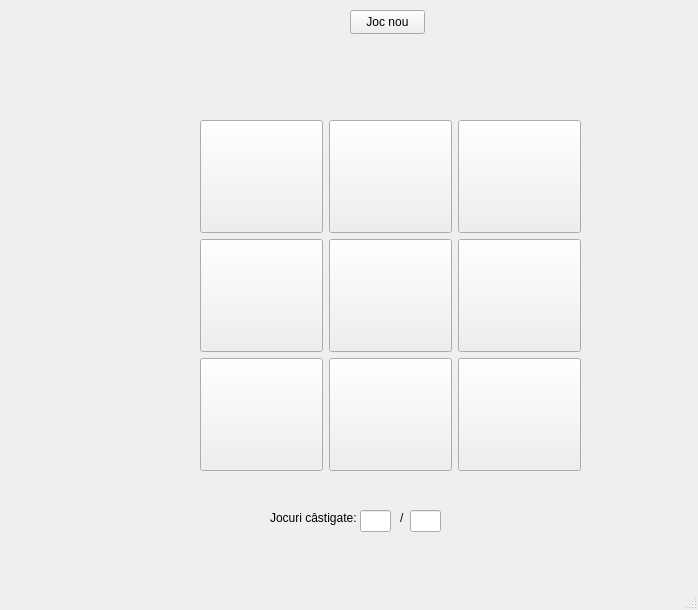
<?xml version="1.0" encoding="UTF-8"?>
<ui version="4.0">
 <class>MainWindow</class>
 <widget class="QMainWindow" name="MainWindow">
  <property name="geometry">
   <rect>
    <x>0</x>
    <y>0</y>
    <width>698</width>
    <height>610</height>
   </rect>
  </property>
  <property name="windowTitle">
   <string>MainWindow</string>
  </property>
  <widget class="QWidget" name="centralwidget">
   <widget class="QWidget" name="gridLayoutWidget">
    <property name="geometry">
     <rect>
      <x>200</x>
      <y>120</y>
      <width>381</width>
      <height>351</height>
     </rect>
    </property>
    <layout class="QGridLayout" name="gridLayout">
     <item row="0" column="1">
      <widget class="QPushButton" name="pushButton_2">
       <property name="sizePolicy">
        <sizepolicy hsizetype="Expanding" vsizetype="Expanding">
         <horstretch>0</horstretch>
         <verstretch>0</verstretch>
        </sizepolicy>
       </property>
       <property name="text">
        <string/>
       </property>
      </widget>
     </item>
     <item row="1" column="1">
      <widget class="QPushButton" name="pushButton_5">
       <property name="sizePolicy">
        <sizepolicy hsizetype="Expanding" vsizetype="Expanding">
         <horstretch>0</horstretch>
         <verstretch>0</verstretch>
        </sizepolicy>
       </property>
       <property name="text">
        <string/>
       </property>
      </widget>
     </item>
     <item row="1" column="0">
      <widget class="QPushButton" name="pushButton_4">
       <property name="sizePolicy">
        <sizepolicy hsizetype="Expanding" vsizetype="Expanding">
         <horstretch>0</horstretch>
         <verstretch>0</verstretch>
        </sizepolicy>
       </property>
       <property name="text">
        <string/>
       </property>
      </widget>
     </item>
     <item row="1" column="2">
      <widget class="QPushButton" name="pushButton_6">
       <property name="sizePolicy">
        <sizepolicy hsizetype="Expanding" vsizetype="Expanding">
         <horstretch>0</horstretch>
         <verstretch>0</verstretch>
        </sizepolicy>
       </property>
       <property name="text">
        <string/>
       </property>
      </widget>
     </item>
     <item row="0" column="0">
      <widget class="QPushButton" name="pushButton">
       <property name="sizePolicy">
        <sizepolicy hsizetype="Expanding" vsizetype="Expanding">
         <horstretch>0</horstretch>
         <verstretch>0</verstretch>
        </sizepolicy>
       </property>
       <property name="text">
        <string/>
       </property>
      </widget>
     </item>
     <item row="0" column="2">
      <widget class="QPushButton" name="pushButton_3">
       <property name="sizePolicy">
        <sizepolicy hsizetype="Expanding" vsizetype="Expanding">
         <horstretch>0</horstretch>
         <verstretch>0</verstretch>
        </sizepolicy>
       </property>
       <property name="text">
        <string/>
       </property>
      </widget>
     </item>
     <item row="2" column="0">
      <widget class="QPushButton" name="pushButton_7">
       <property name="sizePolicy">
        <sizepolicy hsizetype="Expanding" vsizetype="Expanding">
         <horstretch>0</horstretch>
         <verstretch>0</verstretch>
        </sizepolicy>
       </property>
       <property name="text">
        <string/>
       </property>
      </widget>
     </item>
     <item row="2" column="1">
      <widget class="QPushButton" name="pushButton_8">
       <property name="sizePolicy">
        <sizepolicy hsizetype="Expanding" vsizetype="Expanding">
         <horstretch>0</horstretch>
         <verstretch>0</verstretch>
        </sizepolicy>
       </property>
       <property name="text">
        <string/>
       </property>
      </widget>
     </item>
     <item row="2" column="2">
      <widget class="QPushButton" name="pushButton_9">
       <property name="sizePolicy">
        <sizepolicy hsizetype="Expanding" vsizetype="Expanding">
         <horstretch>0</horstretch>
         <verstretch>0</verstretch>
        </sizepolicy>
       </property>
       <property name="text">
        <string/>
       </property>
      </widget>
     </item>
    </layout>
   </widget>
   <widget class="QPushButton" name="newGameButton">
    <property name="geometry">
     <rect>
      <x>350</x>
      <y>10</y>
      <width>75</width>
      <height>24</height>
     </rect>
    </property>
    <property name="text">
     <string>Joc nou</string>
    </property>
   </widget>
   <widget class="QLabel" name="status">
    <property name="geometry">
     <rect>
      <x>330</x>
      <y>50</y>
      <width>111</width>
      <height>16</height>
     </rect>
    </property>
    <property name="text">
     <string/>
    </property>
   </widget>
   <widget class="QLabel" name="label_2">
    <property name="geometry">
     <rect>
      <x>270</x>
      <y>510</y>
      <width>91</width>
      <height>16</height>
     </rect>
    </property>
    <property name="text">
     <string>Jocuri câstigate:</string>
    </property>
   </widget>
   <widget class="QLineEdit" name="gamesWon">
    <property name="geometry">
     <rect>
      <x>360</x>
      <y>510</y>
      <width>31</width>
      <height>22</height>
     </rect>
    </property>
   </widget>
   <widget class="QLabel" name="label_3">
    <property name="geometry">
     <rect>
      <x>400</x>
      <y>510</y>
      <width>49</width>
      <height>16</height>
     </rect>
    </property>
    <property name="text">
     <string>/</string>
    </property>
   </widget>
   <widget class="QLineEdit" name="gamesPlayed">
    <property name="geometry">
     <rect>
      <x>410</x>
      <y>510</y>
      <width>31</width>
      <height>22</height>
     </rect>
    </property>
   </widget>
  </widget>
  <widget class="QMenuBar" name="menubar">
   <property name="geometry">
    <rect>
     <x>0</x>
     <y>0</y>
     <width>698</width>
     <height>22</height>
    </rect>
   </property>
  </widget>
  <widget class="QStatusBar" name="statusbar"/>
 </widget>
 <resources/>
 <connections/>
</ui>
